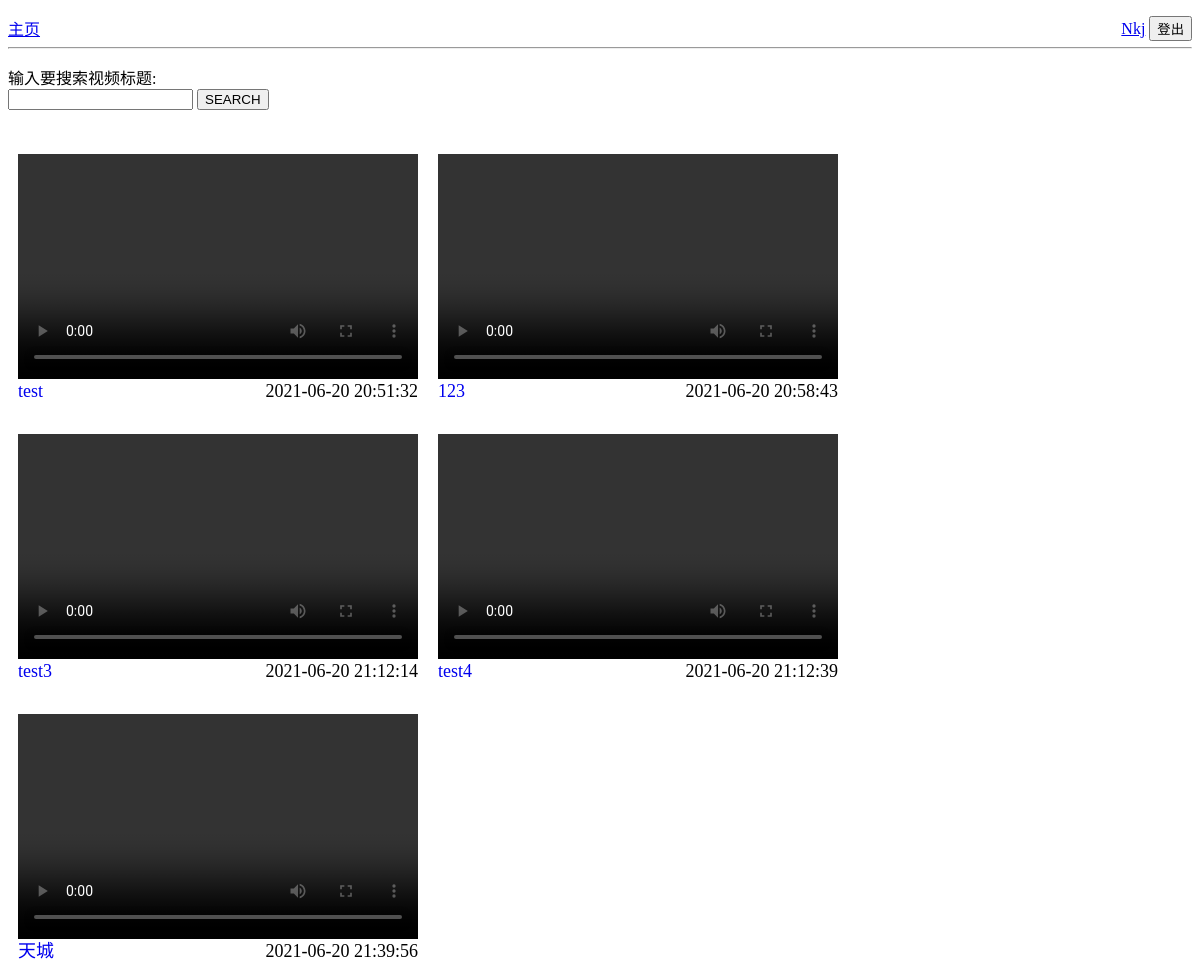
Before: /main (signed in) with the older database file.
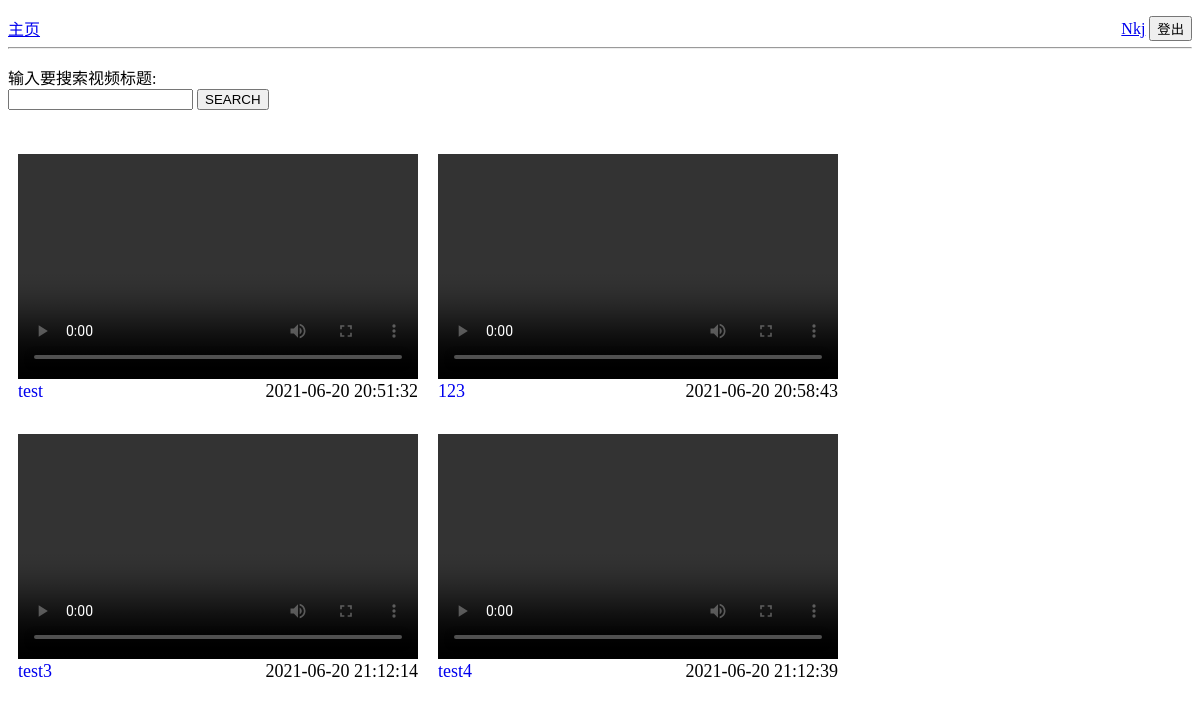
After: the same page with the newer database file.
### tables this page shows
CREATE TABLE accounts (id integer primary key autoincrement,user_name string  unique not null,password string not null);

CREATE TABLE video (id integer primary key autoincrement,name string ,path string not null ,user_name string not null,time string not null);

### app.py (the view)
@app.route('/main', methods=['GET','POST'])
@login_required
def mainhome():
    form = SearchForm()
    videos = DB.video_query()
    if form.validate_on_submit():
        name = request.form.get('name', None)
        return redirect(url_for('video_result', name = name))
    return render_template('MAINHOME.html', name = current_user.username, form = form, videos = videos)

### forms.py
class SearchForm(FlaskForm):
    name = StringField('name', validators=[DataRequired()])
    submit = SubmitField('name')

### DB.py (called while the page is built)
def ac_id(user_name):
    con = sqlite3.connect(DATABASE)
    cur = con.cursor()
    sql = 'select id from accounts where user_name = ?'
    cur.execute(sql,[user_name])
    result = cur.fetchone()
    con.close()
    try:
        return result[0]
    except:
        return None

def ac_name(id):
    con = sqlite3.connect(DATABASE)
    cur = con.cursor()
    sql = 'select user_name from accounts where id = ?'
    cur.execute(sql,[id])
    result = cur.fetchone()
    con.close()
    try:
        return result[0]
    except:
        return None

def video_query():
    con = sqlite3.connect(DATABASE)
    cur = con.cursor()
    sql = 'select name, path, time, id from video'
    cur.execute(sql)
    result = cur.fetchall()
    con.close()
    return result

### app.py (called while the page is built)
@login_manager.user_loader
def load_user(user_id):
    return User.get(user_id)

### manager.py (called while the page is built)
    def get_id(self):
        id = DB.ac_id(self.username)
        if id is None:
            return uuid.uuid4()
        else:
            return id

    @staticmethod
    def get(user_id):
        user_name = DB.ac_name(user_id)
        return User(user_name)

### templates/MAINHOME.html (shortened to what this page needs)
<!DOCTYPE html>
<html lang="en">
<head>
</head>
<body>
    <p>
        <div style="height:15px">
            <div style="float:left"><a href="{{ url_for("mainhome") }}">主页</a></div>
            <div style="float:right">
                <a href="{{ url_for("home", name = name) }}">{{ name }}</a>
                <a href="{{ url_for("logout") }}"><input type="submit" value="登出"></a>
            </div>
        </div>
    </p>
    <hr>
    <form action="{{ url_for("mainhome") }}" method="POST">
        <p>
            输入要搜索视频标题:<br>
            <input type="text" name="name" />
            <input type="submit" value="SEARCH">
        </p>
    </form>
    {% if videos %}
    {% for video in videos %}
    <div id="container">
        <div class="box-out" style="height:280px;width:400px;">
            <video class="movie box-in" width="400" height="225" controls="controls">
                <source src="../../static/{{ video[1] }}" type="video/mp4" />
            </video>
            <a href="{{ url_for("singlemovie", id = video[3]) }}"><p class="title-in1">{{ video[0] }}</p></a>
            <p class="title-in2">{{ video[2] }}</p>
        </div>
        {% endfor %}
    </div>
    {% else %}
    还没有上传视频
    {% endif %}
</body>
</html>

### templates/MAINHOME.html (style rules this page uses)
.box-out { position: relative; #border:solid 1px #555; float: left; padding: 0px 10px; }
.box-in { position: absolute; left: 0; top: 0px; right: 0; bottom: 0; margin: auto; }
.title-in1 { position: absolute; top: 240px; left: 10px; margin: auto; text-align: center; height: 50px; line-height: 50px; font-size: 18px; }
.title-in2 { position: absolute; top: 240px; right: 10px; margin: auto; text-align: center; height: 50px; line-height: 50px; font-size: 18px; }

Changed rows visible on the page:
removed video: name "天城", time "2021-06-20 21:39:56"
